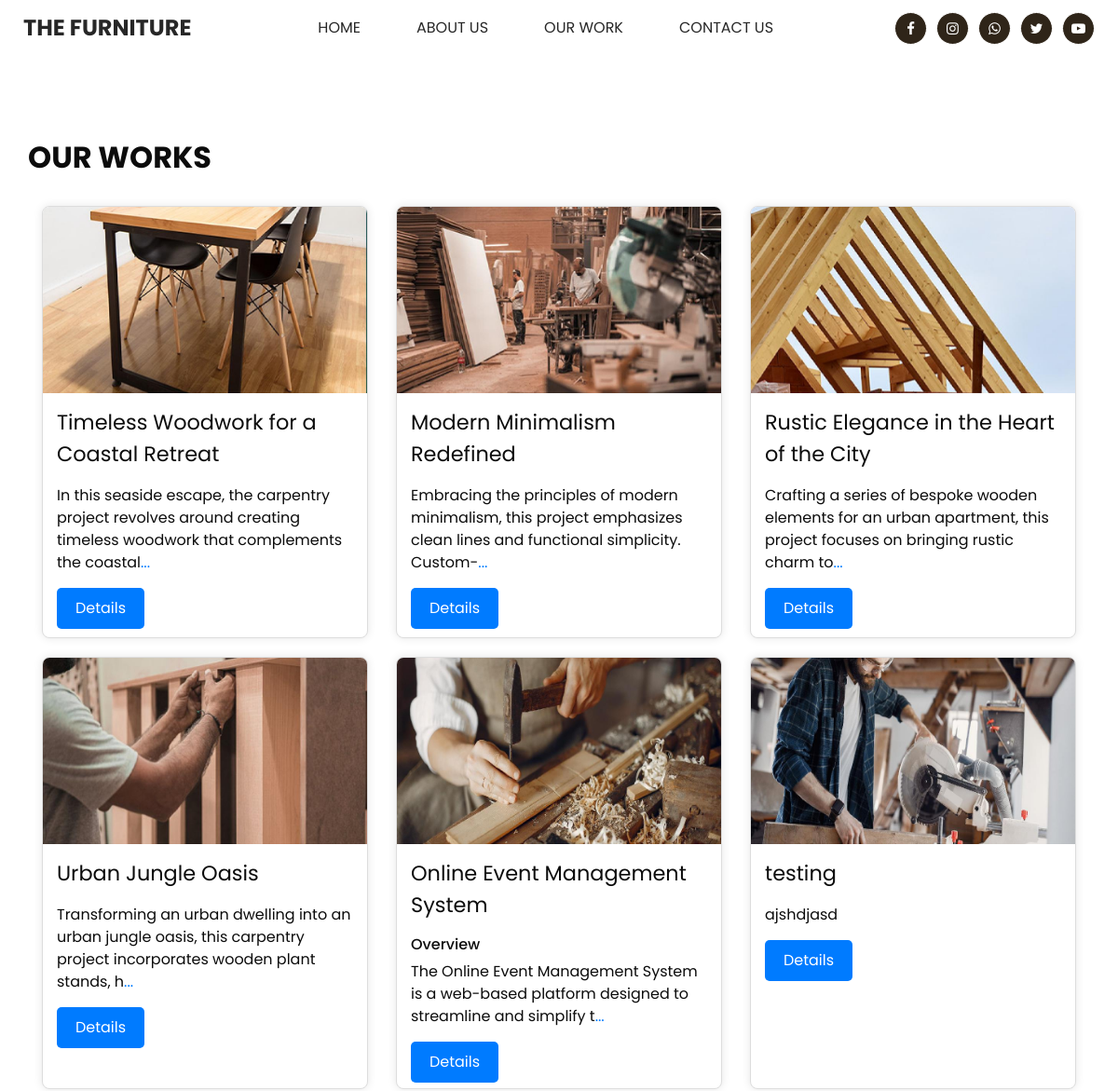
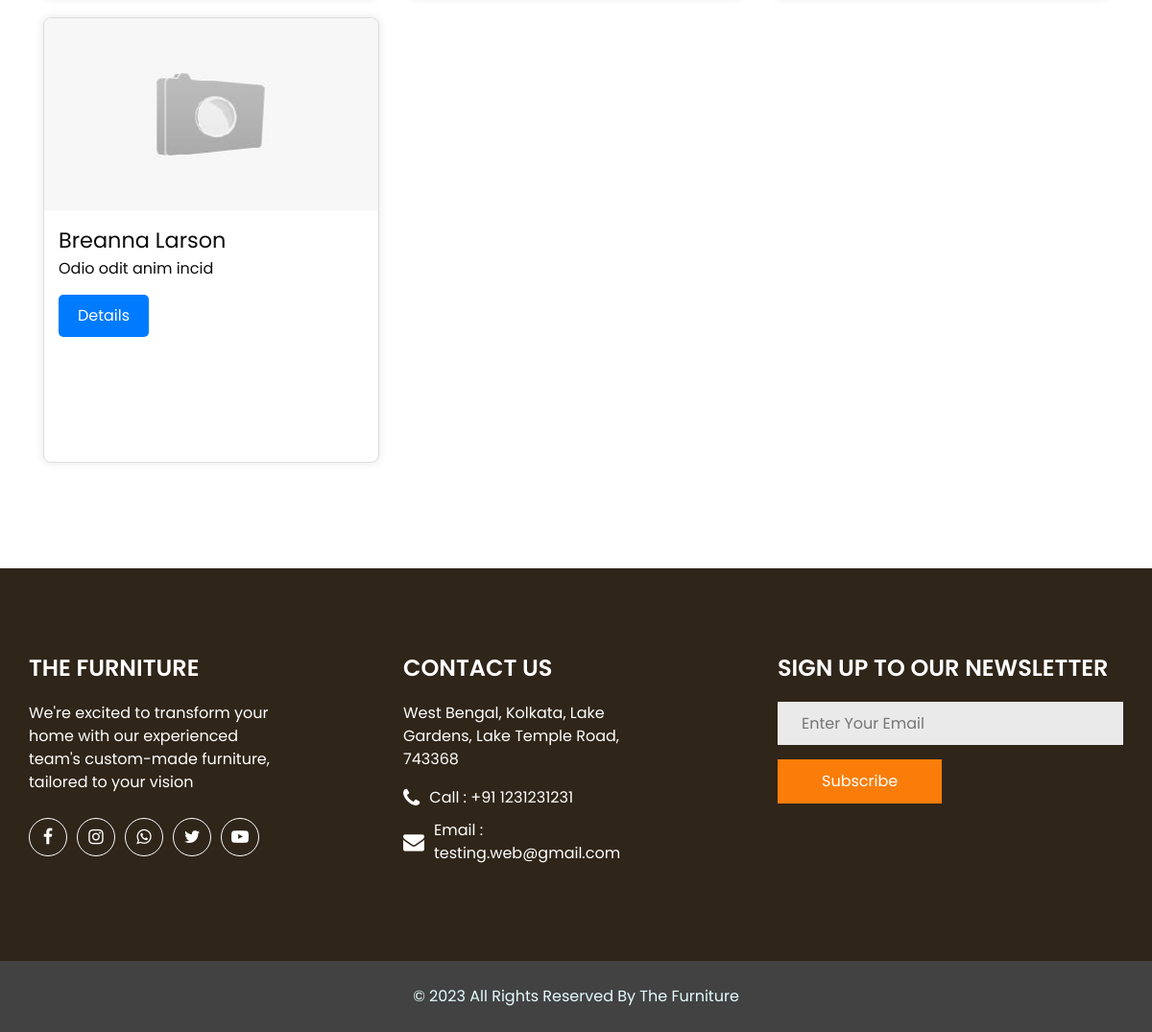
/work.php, run on the app's committed database (2 pictures, top to bottom).
### tables this page shows
CREATE TABLE IF NOT EXISTS `site_settings` (
  `id` int NOT NULL AUTO_INCREMENT,
  `site_name` varchar(100) NOT NULL,
  `site_title` varchar(100) NOT NULL,
  `admin_name` varchar(100) NOT NULL,
  `username` varchar(100) NOT NULL,
  `admin_pass` varchar(150) NOT NULL,
  `admin_img` varchar(100) DEFAULT NULL,
  `email` varchar(100) NOT NULL,
  `contact_email` varchar(190) DEFAULT NULL,
  `phone` int NOT NULL,
  `location` varchar(150) NOT NULL,
  `small_desc` varchar(300) DEFAULT NULL,
  `latitute` varchar(30) NOT NULL,
  `longitute` varchar(30) NOT NULL,
  `fb` varchar(100) DEFAULT NULL,
  `insta` varchar(100) DEFAULT NULL,
  `tweet` varchar(100) DEFAULT NULL,
  `youtube` varchar(100) DEFAULT NULL,
  `whattsapp` int DEFAULT NULL,
  PRIMARY KEY (`id`)
);

CREATE TABLE IF NOT EXISTS `projects` (
  `id` int NOT NULL AUTO_INCREMENT,
  `name` varchar(190) NOT NULL,
  `details` text NOT NULL,
  `yt` text,
  `yt_raw` text,
  `main_img` varchar(250) NOT NULL,
  `status` enum('active','inactive') NOT NULL,
  `created_date` date NOT NULL,
  PRIMARY KEY (`id`)
);

### work.php (the view, shortened to what this page needs)
<?php
include 'header.php';
?>
<section class="contact_section layout_padding ">
  <div class="container">
    <div class="heading_container">
      <h2>
        Our Works
      </h2>
    </div>
    <div class="container">
      <div class="row">
        <?php
        $sql = "SELECT * FROM projects WHERE status = 'active' ORDER BY created_date DESC";
        $result = mysqli_query($con, $sql);
        if ($result) {
          while ($row = mysqli_fetch_assoc($result)) {
            $id = $row['id'];
        ?>
            <div class="col-md-4 col-sm-12">
              <div class="card">
                <div class="img-div w-100">
                  <a href="project-details.php?pid=<?php echo $id ?? 0; ?>">
                    <img src="admin/assets/images/projects/<?php echo $row['main_img']; ?>" class="w-100">
                  </a>
                </div>
                <div class="details">
                  <span class="heading-card"><?php echo $row['name']; ?></span>
                  <p>
                    <?php
                    $details = $row['details'];
                    if (strlen($details) > 120) {
                      echo substr($details, 0, 120) . '<a href="project-details.php?pid=' . $id . '">...</a>';
                    } else {
                      echo $details;
                    }
                    ?>
                  </p>
                  <a href="project-details.php?pid=<?php echo $id ?? 0; ?>" class="btn btn-primary click">Details</a>
                </div>
              </div>
            </div>
        <?php
          }
        }
        ?>
      </div>
    </div>
  </div>
</section>
<?php
include 'footer.php';
?>

### header.php (shortened to what this page needs)
<?php
include('configuration.php');
$gSql = "SELECT site_title, site_name, fb, insta, tweet, youtube, small_desc, phone, latitute, longitute,  location, contact_email, whattsapp FROM site_settings LIMIT 1";
$gResult = mysqli_query($con, $gSql);
if ($gResult) {
  $globalRow = mysqli_fetch_assoc($gResult);
}
?>
<!DOCTYPE html>
<html>
<head>
  <link rel="stylesheet" type="text/css" href="css/bootstrap.css" />
  <link href="css/font-awesome.min.css" rel="stylesheet" />
  <link rel="stylesheet" href="https://cdnjs.cloudflare.com/ajax/libs/OwlCarousel2/2.3.4/assets/owl.carousel.min.css" />
  <link href="css/style.css" rel="stylesheet" />
  <link href="css/responsive.css" rel="stylesheet" />
</head>
<body>
  <div class="hero_area">
    <header class="header_section ">
      <div class="container-fluid">
        <nav class="navbar navbar-expand-lg custom_nav-container ">
          <a class="navbar-brand" href="index.php">
            <span>
              <?php echo $globalRow['site_name'] ?? "Das Furniture"; ?>
            </span>
          </a>
          <div class="collapse navbar-collapse" id="navbarSupportedContent">
            <div class="d-flex mx-auto flex-column flex-lg-row align-items-center">
              <ul class="navbar-nav  ">
                <li class="nav-item active">
                  <a class="nav-link" href="index.php">Home <span class="sr-only">(current)</span></a>
                </li>
                <li class="nav-item">
                  <a class="nav-link" href="about.php">About us</a>
                </li>
                <li class="nav-item">
                  <a class="nav-link" href="work.php"> Our Work </a>
                </li>
                <li class="nav-item">
                  <a class="nav-link" href="index.php#contact-sec">Contact Us</a>
                </li>
              </ul>
            </div>
            <div class="social_box">
              <?php
              if ($globalRow['fb'] ?? '') {
                if ($globalRow['fb'] != '') {
                  echo '
                  <a href="' . $globalRow['fb'] . '" target="_blank">
                    <i class="fa fa-facebook" aria-hidden="true"></i>
                  </a>
              ';
                }
              }
              if ($globalRow['insta'] ?? '') {
                if ($globalRow['insta'] != '') {
                  echo '
                  <a href="' . $globalRow['insta'] . '" target="_blank">
                  <i class="fa fa-instagram" aria-hidden="true"></i>
                  </a>
              ';
                }
              }
              if ($globalRow['whattsapp'] ?? '') {
                if ($globalRow['whattsapp'] != '') {
                  echo '
                  <a href="https://wa.me/' . $globalRow['whattsapp'] . '?text=Hello%20,%20I%20Have%20a%20Query%20about%20your%20company." target="_blank">
                    <i class="fa fa-whatsapp" aria-hidden="true"></i>
                  </a>
              ';
                }
              }
              if ($globalRow['tweet'] ?? '') {
                if ($globalRow['tweet'] != '') {
                  echo '
                  <a href="' . $globalRow['tweet'] . '" target="_blank">
                  <i class="fa fa-twitter" aria-hidden="true"></i>
                  </a>
              ';
                }
              }
              if ($globalRow['youtube'] ?? '') {
                if ($globalRow['youtube'] != '') {
                  echo '
                  <a href="' . $globalRow['youtube'] . '" target="_blank">
                  <i class="fa fa-youtube-play" aria-hidden="true"></i>
                  </a>
              ';
                }
              }
              ?>
            </div>
          </div>
        </nav>
      </div>
    </header>

### footer.php (shortened to what this page needs)
<section class="info_section ">
  <div class="container">
    <div class="info_top ">
      <div class="row ">
        <div class="col-sm-6 col-md-4 col-lg-3">
          <div class="info_detail">
            <a href="index.php">
              <h4>
                <?php echo $globalRow['site_name'] ?? 'Das Furniture'; ?>
              </h4>
            </a>
            <p>
              <?php echo $globalRow['small_desc'] ?? "We're excited to transform your home with our experienced team's custom-made furniture, tailored to your vision"; ?>
            </p>
            <div class="social_box">
              <?php
              if ($globalRow['fb'] ?? '') {
                if ($globalRow['fb'] != '') {
                  echo '
                  <a href="' . $globalRow['fb'] . '" target="_blank">
                    <i class="fa fa-facebook" aria-hidden="true"></i>
                  </a>
              ';
                }
              }
              if ($globalRow['insta'] ?? '') {
                if ($globalRow['insta'] != '') {
                  echo '
                  <a href="' . $globalRow['insta'] . '" target="_blank">
                  <i class="fa fa-instagram" aria-hidden="true"></i>
                  </a>
              ';
                }
              }
              if ($globalRow['whattsapp'] ?? '') {
                if ($globalRow['whattsapp'] != '') {
                  echo '
                  <a href="https://wa.me/' . $globalRow['whattsapp'] . '?text=Hello%20,%20I%20Have%20a%20Query%20about%20your%20company." target="_blank">
                    <i class="fa fa-whatsapp" aria-hidden="true"></i>
                  </a>
              ';
                }
              }
              if ($globalRow['tweet'] ?? '') {
                if ($globalRow['tweet'] != '') {
                  echo '
                  <a href="' . $globalRow['tweet'] . '" target="_blank">
                  <i class="fa fa-twitter" aria-hidden="true"></i>
                  </a>
              ';
                }
              }
              if ($globalRow['youtube'] ?? '') {
                if ($globalRow['youtube'] != '') {
                  echo '
                  <a href="' . $globalRow['youtube'] . '" target="_blank">
                  <i class="fa fa-youtube-play" aria-hidden="true"></i>
                  </a>
              ';
                }
              }
              ?>
            </div>
          </div>
        </div>
        <div class="col-sm-6 col-md-4 col-lg-3 mx-auto">
          <h4>
            Contact us
          </h4>
          <p>
            <?php echo $globalRow['location'] ?? ''; ?>
          </p>
          <div class="contact_nav">
            <a href="tel:+91 <?php echo $globalRow['phone'] ?? ''; ?>">
              <i class="fa fa-phone" aria-hidden="true"></i>
              <span>
                Call : +91 <?php echo $globalRow['phone'] ?? ''; ?>
              </span>
            </a>
            <a href="mailto:<?php echo $globalRow['contact_email'] ?? ''; ?>">
              <i class="fa fa-envelope" aria-hidden="true"></i>
              <span>
                Email : <?php echo $globalRow['contact_email']; ?>
              </span>
            </a>
          </div>
        </div>
        <div class="col-md-4">
          <div class="info_form">
            <h4>
              SIGN UP TO OUR NEWSLETTER
            </h4>
            <form action="">
              <input type="text" placeholder="Enter Your Email" />
              <button type="submit">
                Subscribe
              </button>
            </form>
          </div>
        </div>
      </div>
    </div>
  </div>
</section>
<footer class="footer_section">
  <div class="container">
    <p>
      &copy; <span id="displayYear"></span> All Rights Reserved By
      <a href="index.php"><?php echo $globalRow['site_name'] ?? 'Das Furniture'; ?></a>
    </p>
  </div>
</footer>
</body>
</html>

### css/style.css (style rules this page uses)
* { scroll-behavior: smooth; }
body { font-family: "Poppins", sans-serif; color: #0c0c0c; background-color: #ffffff; overflow-x: hidden; scroll-behavior: smooth; }
.layout_padding { padding: 90px 0; }
.heading_container { display: -webkit-box; display: -ms-flexbox; display: flex; -webkit-box-orient: vertical; -webkit-box-direction: normal; -ms-flex-direction: column; flex-direction: column; -webkit-box-align: start; -ms-flex-align: start; align-items: flex-start; }
.heading_container h2 { position: relative; font-weight: bold; text-transform: uppercase; }
.hero_area { min-height: 100vh; position: relative; display: -webkit-box; display: -ms-flexbox; display: flex; -webkit-box-orient: vertical; -webkit-box-direction: normal; -ms-flex-direction: column; flex-direction: column; }
.header_section { background-color: #ffffff; }
.header_section .container-fluid { padding-right: 25px; padding-left: 25px; }
.header_section .social_box { display: -webkit-box; display: -ms-flexbox; display: flex; }
.header_section .social_box a { display: -webkit-box; display: -ms-flexbox; display: flex; -webkit-box-pack: center; -ms-flex-pack: center; justify-content: center; -webkit-box-align: center; -ms-flex-align: center; align-items: center; border-radius: 100%; width: 35px; height: 35px; border: 1px solid #ffffff; color: #ffffff; font-size: 15px; margin-left: 10px; background-color: #2f2519; }
.custom_nav-container .navbar-nav .nav-item .nav-link { padding: 3px 15px; margin: 10px 15px; color: #272727; text-align: center; text-transform: uppercase; }
a, a:hover, a:focus { text-decoration: none; }
.btn, .btn:focus { outline: none !important; -webkit-box-shadow: none; box-shadow: none; }
.navbar-brand span { font-size: 24px; font-weight: 700; color: #272727; text-transform: uppercase; }
.custom_nav-container { z-index: 99999; padding: 5px 0; }
.contact_section { position: relative; }
.contact_section .heading_container { margin-bottom: 25px; }
.contact_section .heading_container h2 { text-transform: uppercase; }
.info_section { background-color: #2f2519; color: #ffffff; padding-top: 45px; padding-bottom: 10px; }
.info_section .row>div { margin-bottom: 35px; }
.info_section .contact_nav { display: -webkit-box; display: -ms-flexbox; display: flex; -webkit-box-orient: vertical; -webkit-box-direction: normal; -ms-flex-direction: column; flex-direction: column; -webkit-box-align: start; -ms-flex-align: start; align-items: flex-start; }
.info_section .contact_nav a { -webkit-box-flex: 1; -ms-flex: 1; flex: 1; margin: 0; display: -webkit-box; display: -ms-flexbox; display: flex; -webkit-box-align: center; -ms-flex-align: center; align-items: center; color: #ffffff; margin-bottom: 10px; }
.info_section .contact_nav a i { font-size: 22px; margin-right: 10px; }
.info_section .info_top { padding: 45px 0; }
.info_section h4 { text-transform: uppercase; position: relative; margin-bottom: 20px; color: #ffffff; font-weight: 600; }
.info_section .social_box { width: 100%; display: -webkit-box; display: -ms-flexbox; display: flex; margin-top: 25px; }
.info_section .social_box a { display: -webkit-box; display: -ms-flexbox; display: flex; -webkit-box-pack: center; -ms-flex-pack: center; justify-content: center; -webkit-box-align: center; -ms-flex-align: center; align-items: center; border-radius: 100%; width: 40px; height: 40px; border: 1px solid #ffffff; color: #ffffff; font-size: 18px; margin-right: 10px; }
.info_section .info_form input { width: 100%; border: none; height: 45px; margin-bottom: 15px; padding-left: 25px; background-color: #eaeaea; outline: none; color: #101010; }
.info_section .info_form button { display: inline-block; padding: 10px 45px; background-color: #fa7d09; color: #ffffff; border-radius: 0px; border: 1px solid #fa7d09; -webkit-transition: all 0.2s; transition: all 0.2s; }
.footer_section { background: #424242; position: relative; text-align: center; }
.footer_section p { color: #e6fdff; padding: 25px 0; margin: 0; }
.footer_section p a { color: inherit; }

### css/responsive.css (style rules this page uses)
@media (min-width: 1200px) { .container { max-width: 1170px; } }

### data on the page
site_settings: site_name "THE FURNITURE", small_desc "We're excited to transform your home with our experienced team's custom-made furniture, tailored to your vision", location "West Bengal, Kolkata, Lake Gardens, Lake Temple Road, 743368", phone "1231231231", contact_email "testing.web@gmail.com", site_name "The Furniture"
projects: main_img (picture), name "Timeless Woodwork for a Coastal Retreat", details "In this seaside escape, the carpentry project revolves around creating timeless woodwork that complements the coastal"
projects: main_img (picture), name "Modern Minimalism Redefined", details "Embracing the principles of modern minimalism, this project emphasizes clean lines and functional simplicity. Custom-"
projects: main_img (picture), name "Rustic Elegance in the Heart of the City", details "Crafting a series of bespoke wooden elements for an urban apartment, this project focuses on bringing rustic charm to"
projects: main_img (picture), name "Urban Jungle Oasis", details "Transforming an urban dwelling into an urban jungle oasis, this carpentry project incorporates wooden plant stands, h"
projects: main_img (picture), name "Online Event Management System", details "Overview The Online Event Management System is a web-based platform designed to streamline and simplify t"
projects: main_img (picture), name "testing", details "ajshdjasd"
projects: main_img (picture), name "Breanna Larson", details "Odio odit anim incid"
